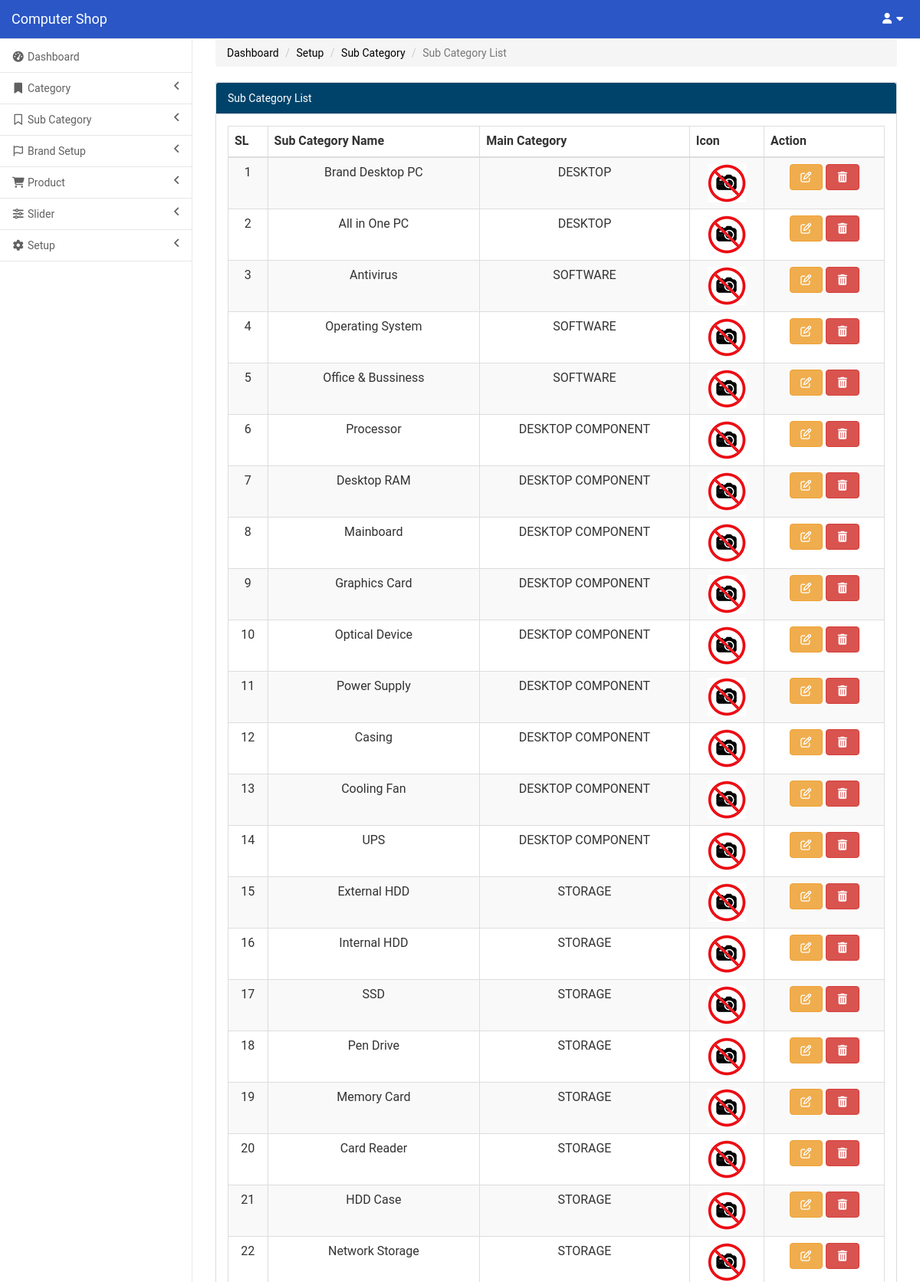
Screenshot of /index.php/admin/sub_category (upper part) with the database file from the repository.
### tables this page shows
CREATE TABLE `sub_category` (
  `id` varchar(255) NOT NULL,
  `name` varchar(100) NOT NULL,
  `cat_id` varchar(255) NOT NULL,
  `icon` varchar(255) NOT NULL,
  `status` int(11) NOT NULL DEFAULT '1',
  `created_at` timestamp NOT NULL DEFAULT CURRENT_TIMESTAMP,
  `modified_at` varchar(100) DEFAULT NULL
);

### application/controllers/Admin.php (called while the page is built, shortened)
<?php
class Admin extends CI_Controller {
	function __construct()
	{
		$this->load->model('crud');
    }
	public function sub_category()
	{
		if(!isset($_GET['a'])) {
            $this->load->view('templates/header');
            $page_data['sub_cats'] = $this->db->get('sub_category')->result();
			$this->load->view('sub_cat_list',$page_data);
			$this->load->view('templates/footer');
		}
	}
}

### index.php (called while the page is built, shortened)
<?php
require_once BASEPATH.'core/CodeIgniter.php';

### application/models/Crud.php (called while the page is built, shortened)
<?php
    class Crud extends CI_Model {
        function get_name_by_id($table, $field, $id) {
            $result = $this->db->get_where($table, array('id'=>$id));
            if($result->num_rows() > 0) {
                return $result->row()->$field;
            }
            else {
                return '--';
            }
        }
}
?>

### application/views/sub_cat_list.php (the view)
<div id="page-wrapper">
    <div class="row">
        <div class="col-lg-12">
           <ol class="breadcrumb">
                <li><a href="#">Dashboard</a></li>
                <li><a href="#">Setup</a></li>
                <li><a href="#">Sub Category</a></li>
                <li class="active">Sub Category List</li>
            </ol>
        </div>
    </div>
    <div class="row">
        <div class="col-lg-12">
            <div class="panel panel-default">
                <div class="panel-heading">
                    Sub Category List
                </div>
                <div class="panel-body">
                    <div class="table-responsive text-center">
                        <table class="table table-striped table-bordered table-hover" id="dataTables-example">
                            <thead>
                                <tr>
                                    <th>SL</th>
                                    <th>Sub Category Name</th>
                                    <th>Main Category</th>
                                    <th>Icon</th>
                                    <th>Action</th>
                                </tr>
                            </thead>
                            <tbody>
                            <?php $counter = 0; foreach($sub_cats as $row) { $counter++;?>
                                <tr class="odd gradeX">
                                    <td><?php echo $counter; ?></td>
                                    <td><?php echo $row->name; ?></td>
                                    <td>
                                    <?php echo $this->crud->get_name_by_id('category','name',$row->cat_id); ?>
                                    </td>
                                    <td class="center"><img src="<?php echo base_url().'uploads/icon/'.$row->icon; ?>"width="50" height="50"></td>
                                    <td class="center">
                                            <a href="<?php echo site_url('admin/sub_category?a=edit&id='.$row->id); ?>" class="btn btn-warning" data-toggle="tooltip" data-placement="top" title="Edit">
                                                <i class="fa fa-edit fa-fw"></i>
                                            </a>
                                            <a onclick="return confirm('Are you sure you want to delete this category?')" href="<?php echo site_url('admin/sub_category?a=delete&id='.$row->id); ?>" class="btn btn-danger" data-toggle="tooltip" data-placement="top" title="Delete">
                                                <i class="fa fa-trash fa-fw"></i>
                                            </a>
                                    </td>
                                </tr>
                                <?php } ?>
                            </tbody>
                        </table>
                    </div>
                </div>
            </div>
        </div>
    </div>
</div>

### rows the page displays
sub_category: name "Brand Desktop PC", cat_id "DESKTOP", icon (placeholder picture)
sub_category: name "All in One PC", cat_id "DESKTOP", icon (placeholder picture)
sub_category: name "Antivirus", cat_id "SOFTWARE", icon (placeholder picture)
sub_category: name "Operating System", cat_id "SOFTWARE", icon (placeholder picture)
sub_category: name "Office & Bussiness", cat_id "SOFTWARE", icon (placeholder picture)
sub_category: name "Processor", cat_id "DESKTOP COMPONENT", icon (placeholder picture)
sub_category: name "Desktop RAM", cat_id "DESKTOP COMPONENT", icon (placeholder picture)
sub_category: name "Mainboard", cat_id "DESKTOP COMPONENT", icon (placeholder picture)
sub_category: name "Graphics Card", cat_id "DESKTOP COMPONENT", icon (placeholder picture)
sub_category: name "Optical Device", cat_id "DESKTOP COMPONENT", icon (placeholder picture)
sub_category: name "Power Supply", cat_id "DESKTOP COMPONENT", icon (placeholder picture)
sub_category: name "Casing", cat_id "DESKTOP COMPONENT", icon (placeholder picture)
sub_category: name "Cooling Fan", cat_id "DESKTOP COMPONENT", icon (placeholder picture)
sub_category: name "UPS", cat_id "DESKTOP COMPONENT", icon (placeholder picture)
sub_category: name "External HDD", cat_id "STORAGE", icon (placeholder picture)
sub_category: name "Internal HDD", cat_id "STORAGE", icon (placeholder picture)
sub_category: name "SSD", cat_id "STORAGE", icon (placeholder picture)
sub_category: name "Pen Drive", cat_id "STORAGE", icon (placeholder picture)
sub_category: name "Memory Card", cat_id "STORAGE", icon (placeholder picture)
sub_category: name "Card Reader", cat_id "STORAGE", icon (placeholder picture)
sub_category: name "HDD Case", cat_id "STORAGE", icon (placeholder picture)
sub_category: name "Network Storage", cat_id "STORAGE", icon (placeholder picture)
